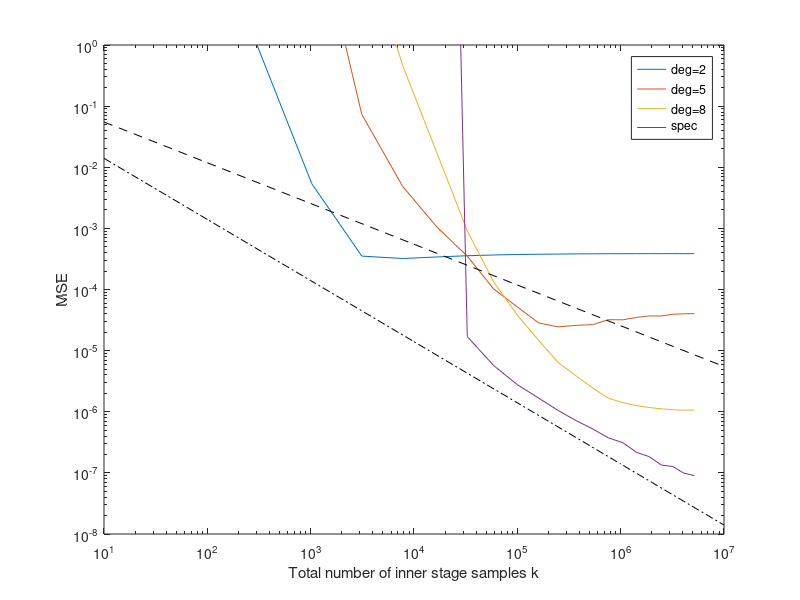
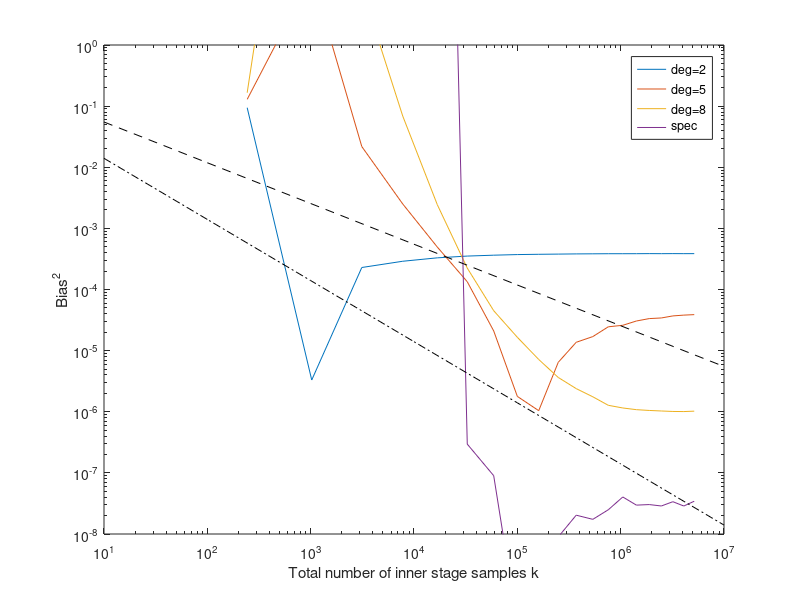
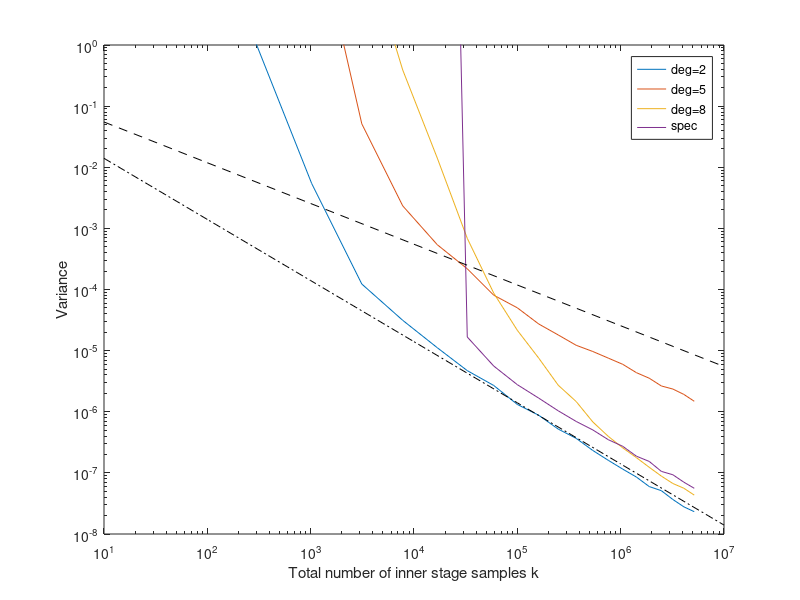
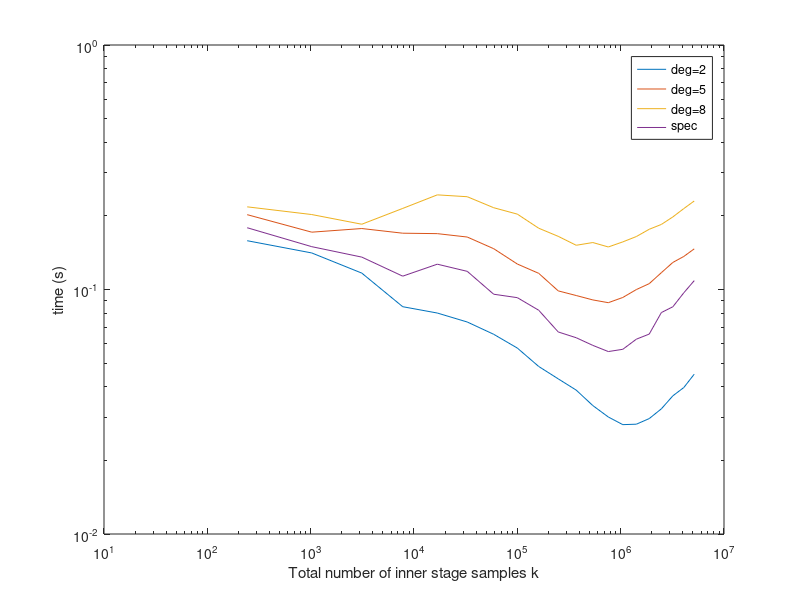

Write MATLAB code to recreate these figures, in order.
clear;clc;

% N_o = 1
load('re_poly2_1.mat')
mse_poly2=mse;
bias2_poly2=bias2;
var_poly2=var;
t_poly2=t_tr+t_pr;
load('re_poly5_1.mat')
mse_poly5=mse;
bias2_poly5=bias2;
var_poly5=var;
t_poly5=t_tr+t_pr;
load('re_poly8_1.mat')
mse_poly8=mse;
bias2_poly8=bias2;
var_poly8=var;
t_poly8=t_tr+t_pr;
load('re_spec_1.mat')
mse_spec=mse;
bias2_spec=bias2;
var_spec=var;
t_spec=t_tr+t_pr;

K_plot = logspace(1,7,7);

figure(1),loglog(K,mse_poly2,K,mse_poly5,K,mse_poly8,K,mse_spec,...
K_plot,5.5e-2*K_plot.^(-2/3)/K_plot(1)^(-2/3),'k--',K_plot,...
1.4e-2*K_plot.^(-1)/K_plot(1)^(-1),'k-.')
xlabel('Total number of inner stage samples k')
ylabel('MSE')
axis([10, 1e7, 1e-8, 1])
legend('deg=2','deg=5','deg=8','spec')

figure(2),loglog(K,bias2_poly2,K,bias2_poly5,K,bias2_poly8,K,bias2_spec,...
K_plot,5.5e-2*K_plot.^(-2/3)/K_plot(1)^(-2/3),'k--',K_plot,...
1.4e-2*K_plot.^(-1)/K_plot(1)^(-1),'k-.')
xlabel('Total number of inner stage samples k')
ylabel('Bias^2')
axis([10, 1e7, 1e-8, 1])
legend('deg=2','deg=5','deg=8','spec')

figure(3),loglog(K,var_poly2,K,var_poly5,K,var_poly8,K,var_spec,...
K_plot,5.5e-2*K_plot.^(-2/3)/K_plot(1)^(-2/3),'k--',K_plot,...
1.4e-2*K_plot.^(-1)/K_plot(1)^(-1),'k-.')
xlabel('Total number of inner stage samples k')
ylabel('Variance')
axis([10, 1e7, 1e-8, 1])
legend('deg=2','deg=5','deg=8','spec')

figure(4),loglog(K,t_poly2,K,t_poly5,K,t_poly8,K,t_spec)
xlabel('Total number of inner stage samples k')
ylabel('time (s)')
legend('deg=2','deg=5','deg=8','spec')

%% N_o = 10
load('re_poly2_10.mat')
mse_poly20=mse;
bias2_poly20=bias2;
var_poly20=var;
t_poly20=t_tr+t_pr;
load('re_poly5_10.mat')
mse_poly5=mse;
bias2_poly5=bias2;
var_poly5=var;
t_poly5=t_tr+t_pr;
load('re_poly8_10.mat')
mse_poly8=mse;
bias2_poly8=bias2;
var_poly8=var;
t_poly8=t_tr+t_pr;
load('re_spec_10.mat')
mse_spec=mse;
bias2_spec=bias2;
var_spec=var;
t_spec=t_tr+t_pr;

K_plot = logspace(1,7,7);

figure(1),loglog(K,mse_poly2,K,mse_poly5,K,mse_poly8,K,mse_spec,...
K_plot,5.5e-2*K_plot.^(-2/3)/K_plot(1)^(-2/3),'k--',K_plot,...
1.4e-2*K_plot.^(-1)/K_plot(1)^(-1),'k-.')
xlabel('Total number of inner stage samples k')
ylabel('MSE')
axis([10, 1e7, 1e-8, 1])
legend('deg=2','deg=5','deg=8','spec')

figure(2),loglog(K,bias2_poly2,K,bias2_poly5,K,bias2_poly8,K,bias2_spec,...
K_plot,5.5e-2*K_plot.^(-2/3)/K_plot(1)^(-2/3),'k--',K_plot,...
1.4e-2*K_plot.^(-1)/K_plot(1)^(-1),'k-.')
xlabel('Total number of inner stage samples k')
ylabel('Bias^2')
axis([10, 1e7, 1e-8, 1])
legend('deg=2','deg=5','deg=8','spec')

figure(3),loglog(K,var_poly2,K,var_poly5,K,var_poly8,K,var_spec,...
K_plot,5.5e-2*K_plot.^(-2/3)/K_plot(1)^(-2/3),'k--',K_plot,...
1.4e-2*K_plot.^(-1)/K_plot(1)^(-1),'k-.')
xlabel('Total number of inner stage samples k')
ylabel('Variance')
axis([10, 1e7, 1e-8, 1])
legend('deg=2','deg=5','deg=8','spec')

figure(4),loglog(K,t_poly2,K,t_poly5,K,t_poly8,K,t_spec)
xlabel('Total number of inner stage samples k')
ylabel('time (s)')
legend('deg=2','deg=5','deg=8','spec')

%% N_o = 100
load('re_poly2_100.mat')
mse_poly2=mse;
bias2_poly2=bias2;
var_poly2=var;
t_poly2=t_tr+t_pr;
load('re_poly5_100.mat')
mse_poly5=mse;
bias2_poly5=bias2;
var_poly5=var;
t_poly5=t_tr+t_pr;
load('re_poly8_100.mat')
mse_poly8=mse;
bias2_poly8=bias2;
var_poly8=var;
t_poly8=t_tr+t_pr;
load('re_spec_100.mat')
mse_spec=mse;
bias2_spec=bias2;
var_spec=var;
t_spec=t_tr+t_pr;

K_plot = logspace(1,7,7);

figure(1),loglog(K,mse_poly2,K,mse_poly5,K,mse_poly8,K,mse_spec,...
K_plot,5.5e-2*K_plot.^(-2/3)/K_plot(1)^(-2/3),'k--',K_plot,...
1.4e-2*K_plot.^(-1)/K_plot(1)^(-1),'k-.')
xlabel('Total number of inner stage samples k')
ylabel('MSE')
axis([10, 1e7, 1e-8, 1])
legend('deg=2','deg=5','deg=8','spec')

figure(2),loglog(K,bias2_poly2,K,bias2_poly5,K,bias2_poly8,K,bias2_spec,...
K_plot,5.5e-2*K_plot.^(-2/3)/K_plot(1)^(-2/3),'k--',K_plot,...
1.4e-2*K_plot.^(-1)/K_plot(1)^(-1),'k-.')
xlabel('Total number of inner stage samples k')
ylabel('Bias^2')
axis([10, 1e7, 1e-8, 1])
legend('deg=2','deg=5','deg=8','spec')

figure(3),loglog(K,var_poly2,K,var_poly5,K,var_poly8,K,var_spec,...
K_plot,5.5e-2*K_plot.^(-2/3)/K_plot(1)^(-2/3),'k--',K_plot,...
1.4e-2*K_plot.^(-1)/K_plot(1)^(-1),'k-.')
xlabel('Total number of inner stage samples k')
ylabel('Variance')
axis([10, 1e7, 1e-8, 1])
legend('deg=2','deg=5','deg=8','spec')

figure(4),loglog(K,t_poly2,K,t_poly5,K,t_poly8,K,t_spec)
xlabel('Total number of inner stage samples k')
ylabel('time (s)')
legend('deg=2','deg=5','deg=8','spec')